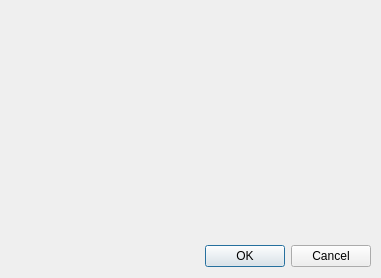
<?xml version="1.0" encoding="UTF-8"?>
<ui version="4.0">
 <class>TestDialog</class>
 <widget class="QDialog" name="TestDialog">
  <property name="geometry">
   <rect>
    <x>0</x>
    <y>0</y>
    <width>381</width>
    <height>278</height>
   </rect>
  </property>
  <property name="windowTitle">
   <string>Dialog</string>
  </property>
  <widget class="QDialogButtonBox" name="buttonBox">
   <property name="geometry">
    <rect>
     <x>30</x>
     <y>240</y>
     <width>341</width>
     <height>32</height>
    </rect>
   </property>
   <property name="orientation">
    <enum>Qt::Horizontal</enum>
   </property>
   <property name="standardButtons">
    <set>QDialogButtonBox::Cancel|QDialogButtonBox::Ok</set>
   </property>
  </widget>
 </widget>
 <resources/>
 <connections>
  <connection>
   <sender>buttonBox</sender>
   <signal>accepted()</signal>
   <receiver>TestDialog</receiver>
   <slot>accept()</slot>
   <hints>
    <hint type="sourcelabel">
     <x>248</x>
     <y>254</y>
    </hint>
    <hint type="destinationlabel">
     <x>157</x>
     <y>274</y>
    </hint>
   </hints>
  </connection>
  <connection>
   <sender>buttonBox</sender>
   <signal>rejected()</signal>
   <receiver>TestDialog</receiver>
   <slot>reject()</slot>
   <hints>
    <hint type="sourcelabel">
     <x>316</x>
     <y>260</y>
    </hint>
    <hint type="destinationlabel">
     <x>286</x>
     <y>274</y>
    </hint>
   </hints>
  </connection>
 </connections>
</ui>
